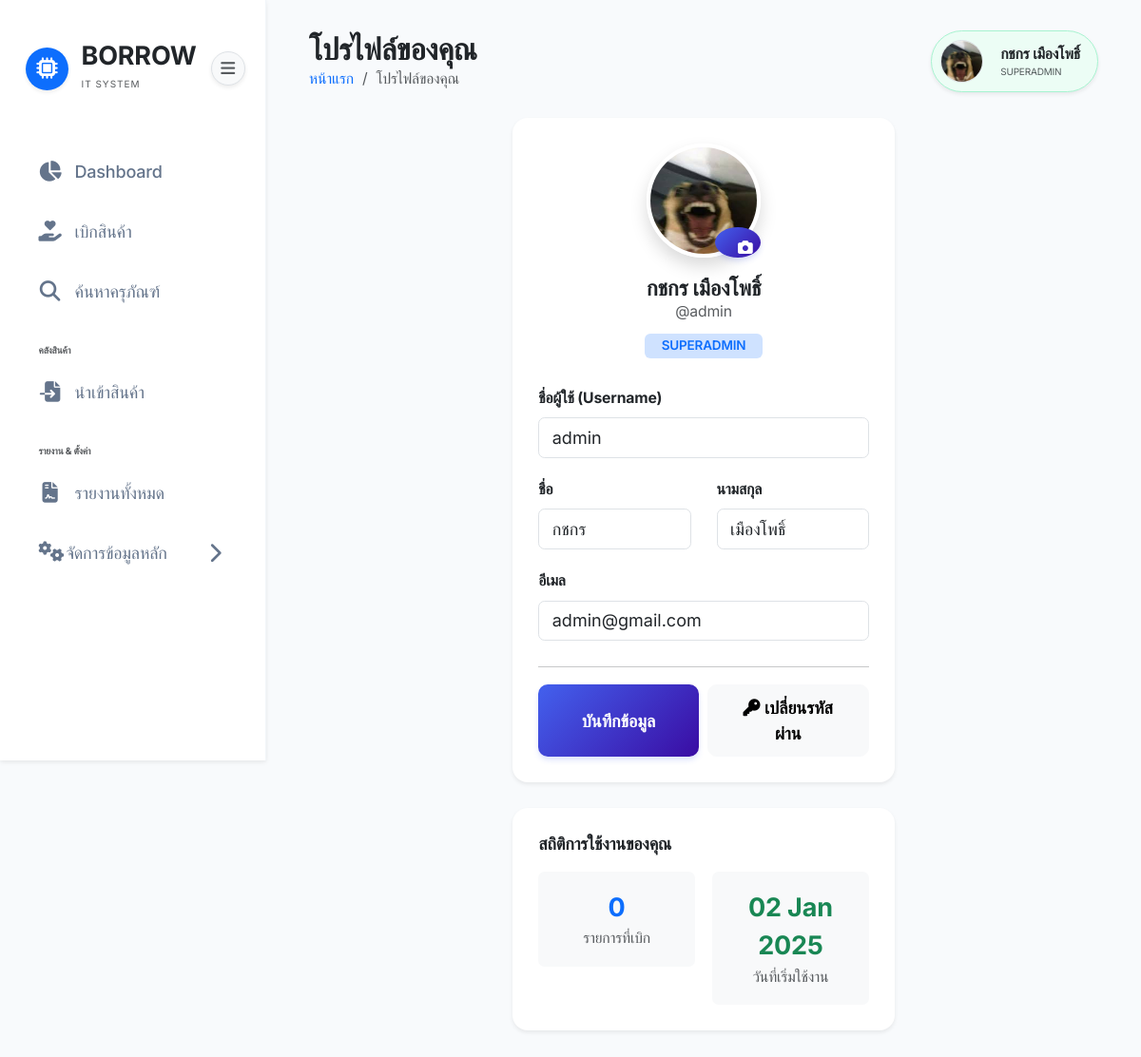
The page /pages/profile.php (signed in) on the database its author committed.
### tables this page shows
CREATE TABLE `users` (
  `id` int(11) NOT NULL,
  `username` varchar(100) DEFAULT NULL,
  `firstname` varchar(100) DEFAULT NULL,
  `lastname` varchar(100) DEFAULT NULL,
  `fullname` varchar(255) NOT NULL,
  `email` varchar(100) NOT NULL,
  `password` varchar(255) NOT NULL,
  `role` varchar(20) DEFAULT 'USER',
  `status` enum('active','suspended') NOT NULL DEFAULT 'active',
  `image` varchar(255) DEFAULT 'default_user.png',
  `created_at` timestamp NOT NULL DEFAULT current_timestamp()
);

### pages/profile.php (the view, shortened to what this page needs)
<?php
require_once '../config/db.php';
$stmt = $pdo->prepare("SELECT * FROM users WHERE id = ?");
$stmt->execute([$_SESSION['user_id']]);
$user = $stmt->fetch();
require_once '../includes/header.php';
?>
<div class="row g-4 justify-content-center">
    <div class="col-lg-6">
        <div class="card p-4 shadow-sm border-0">
            <div class="text-center mb-4">
                <div class="position-relative d-inline-block">
                    <img src="../assets/images/<?= $user['image'] ?>" class="rounded-circle border border-4 border-white shadow" width="120" height="120" alt="Profile">
                    <button class="btn btn-sm btn-primary position-absolute bottom-0 end-0 rounded-circle" style="width: 32px; height: 32px;">
                        <i class="fas fa-camera"></i>
                    </button>
                </div>
                <h5 class="fw-bold mt-3 mb-0"><?= $user['firstname'] . ' ' . $user['lastname'] ?></h5>
                <div class="text-muted small mb-2">@<?= htmlspecialchars($user['username']) ?></div>
                <span class="badge bg-primary-subtle text-primary px-3"><?= $user['role'] ?></span>
            </div>
            <form method="POST">
                <div class="mb-3">
                    <label class="form-label small fw-bold">ชื่อผู้ใช้ (Username)</label>
                    <input type="text" name="username" class="form-control" value="<?= htmlspecialchars($user['username']) ?>" required>
                </div>
                <div class="row">
                    <div class="col-6 mb-3">
                        <label class="form-label small fw-bold">ชื่อ</label>
                        <input type="text" name="firstname" class="form-control" value="<?= htmlspecialchars($user['firstname']) ?>" required>
                    </div>
                    <div class="col-6 mb-3">
                        <label class="form-label small fw-bold">นามสกุล</label>
                        <input type="text" name="lastname" class="form-control" value="<?= htmlspecialchars($user['lastname']) ?>" required>
                    </div>
                </div>
                <div class="mb-4">
                    <label class="form-label small fw-bold">อีเมล</label>
                    <input type="email" name="email" class="form-control" value="<?= htmlspecialchars($user['email']) ?>" required>
                </div>
                <hr>
                <div class="d-flex gap-2">
                    <button type="submit" class="btn btn-primary w-100 fw-bold">บันทึกข้อมูล</button>
                    <button type="button" class="btn btn-light w-100 fw-bold" data-bs-toggle="modal" data-bs-target="#changePasswordModal">
                        <i class="fas fa-key me-1"></i>เปลี่ยนรหัสผ่าน
                    </button>
                </div>
            </form>
        </div>
        <div class="card mt-4 p-4 shadow-sm border-0">
            <h6 class="fw-bold mb-3">สถิติการใช้งานของคุณ</h6>
            <div class="row g-3 text-center">
                <div class="col-6">
                    <div class="p-3 bg-light rounded">
                        <?php
                        $my_borrow = $pdo->prepare("SELECT COUNT(*) FROM borrowings WHERE borrower_id = ?");
                        $my_borrow->execute([$_SESSION['user_id']]);
                        $count = $my_borrow->fetchColumn();
                        ?>
                        <div class="fs-4 fw-bold text-primary"><?= $count ?></div>
                        <div class="small text-muted">รายการที่เบิก</div>
                    </div>
                </div>
                <div class="col-6">
                    <div class="p-3 bg-light rounded">
                        <div class="fs-4 fw-bold text-success"><?= date('d M Y', strtotime($user['created_at'])) ?></div>
                        <div class="small text-muted">วันที่เริ่มใช้งาน</div>
                    </div>
                </div>
            </div>
        </div>
    </div>
</div>
<?php require_once '../includes/footer.php'; ?>

### assets/css/style.css (style rules this page uses)
:root { --primary-color: #4361ee; --primary-gradient: linear-gradient(135deg, #4361ee 0%, #3a0ca3 100%); --secondary-color: #3f37c9; --accent-color: #4cc9f0; --success-color: #4cc9f0; --warning-color: #f72585; --danger-color: #ef4444; --dark-bg: #0f172a; --sidebar-bg: #ffffff; --card-bg: #ffffff; --text-main: #1e293b; --text-muted: #64748b; --border-color: #f1f5f9; --radius-sm: 10px; --radius-md: 16px; --radius-lg: 24px; --shadow-sm: 0 1px 3px rgba(0, 0, 0, 0.1); --shadow-md: 0 10px 15px -3px rgba(0, 0, 0, 0.1), 0 4px 6px -2px rgba(0, 0, 0, 0.05); --shadow-lg: 0 20px 25px -5px rgba(0, 0, 0, 0.1), 0 10px 10px -5px rgba(0, 0, 0, 0.04); --glass-bg: rgba(255, 255, 255, 0.7); --glass-border: rgba(255, 255, 255, 0.3); }
html { font-size: clamp(14px, 0.5vw + 12px, 18px); }
body { font-family: 'Inter', 'Sarabun', sans-serif; background-color: #f8fafc; color: var(--text-main); overflow-x: hidden; letter-spacing: -0.01em; }
.card { border: 1px solid var(--border-color); border-radius: var(--radius-md); box-shadow: var(--shadow-sm); transition: all 0.3s cubic-bezier(0.4, 0, 0.2, 1); background: white; }
.btn { border-radius: var(--radius-sm); padding: 10px 24px; font-weight: 600; transition: all 0.3s cubic-bezier(0.4, 0, 0.2, 1); }
.btn-primary { background: var(--primary-gradient); border: none; box-shadow: 0 4px 6px -1px rgba(67, 97, 238, 0.2); }
.badge { padding: 6px 12px; font-weight: 600; border-radius: 6px; }

### rows shown on the page
users: image (picture), firstname "กชกร", lastname "เมืองโพธิ์", username "admin", role "SUPERADMIN", email "admin@gmail.com", created_at "02 Jan 2025"

### other values the page prints
$page_title "โปรไฟล์ของคุณ"
$_SESSION['user_name'] "กชกร เมืองโพธิ์"
$_SESSION['user_role'] "SUPERADMIN"
$count "0"
